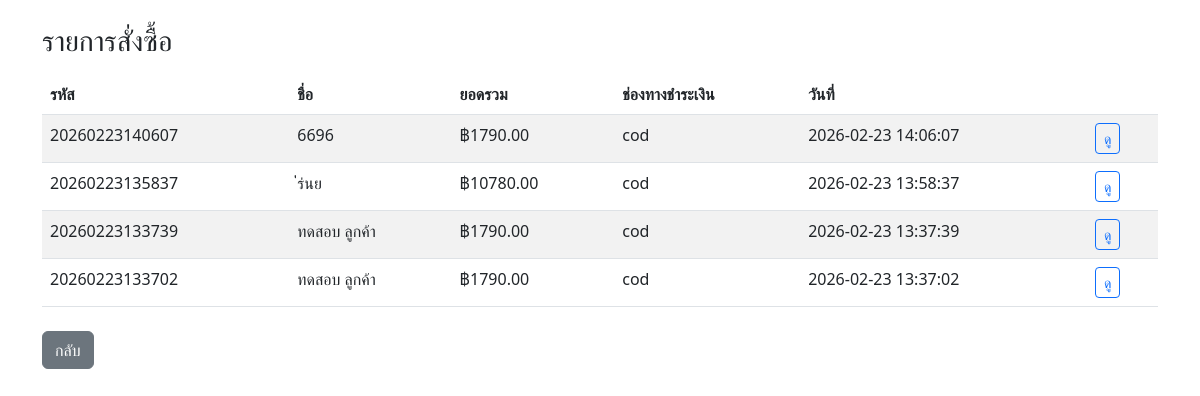
Before: /admin/orders with the older database file.
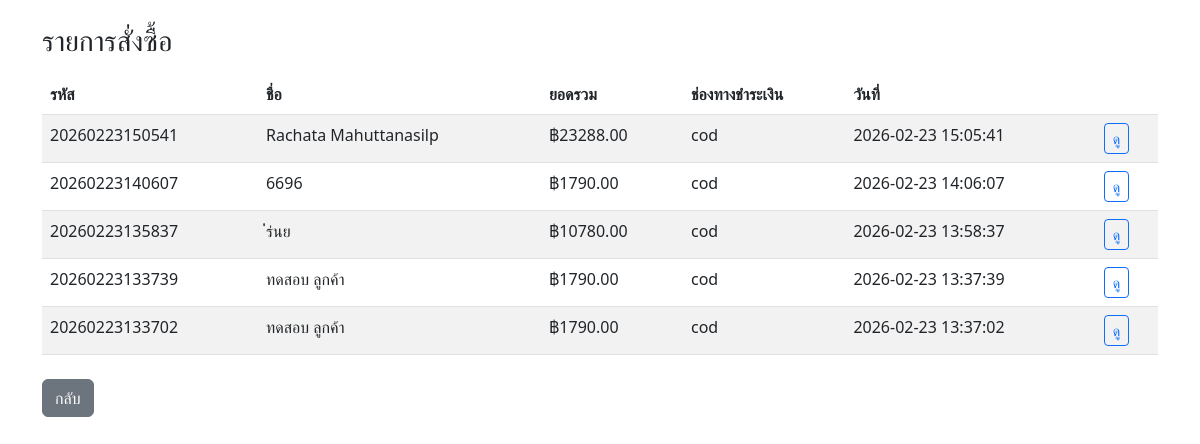
After: the same page with the newer database file.
### app.py (models this page shows, shortened)
class Order(db.Model):
    __tablename__ = 'orders'
    id = db.Column(db.Integer, primary_key=True)
    order_id = db.Column(db.String(64), unique=True, nullable=False)
    name = db.Column(db.String(200), nullable=False)
    address = db.Column(db.Text, nullable=False)
    phone = db.Column(db.String(50), nullable=True)
    payment_method = db.Column(db.String(20), nullable=False)
    subtotal = db.Column(db.Float, nullable=False)
    shipping = db.Column(db.Float, nullable=False)
    total = db.Column(db.Float, nullable=False)
    created_at = db.Column(db.DateTime, default=datetime.now)
    items = db.relationship('OrderItem', backref='order', cascade='all, delete-orphan')

### app.py (the view)
@app.route('/admin/orders')
def admin_orders():
    orders = Order.query.order_by(Order.created_at.desc()).all()
    return render_template('admin_orders.html', orders=orders)

### images/templates/admin_orders.html (shortened to what this page needs)
<!DOCTYPE html>
<html lang="th">
<head>
    <link href="https://cdn.jsdelivr.net/npm/bootstrap@5.3.0/dist/css/bootstrap.min.css" rel="stylesheet">
</head>
<body>
<div class="container mt-4">
    <h3>รายการสั่งซื้อ</h3>
    {% if orders %}
        <table class="table table-striped mt-3">
            <thead>
                <tr>
                    <th>รหัส</th>
                    <th>ชื่อ</th>
                    <th>ยอดรวม</th>
                    <th>ช่องทางชำระเงิน</th>
                    <th>วันที่</th>
                    <th></th>
                </tr>
            </thead>
            <tbody>
                {% for o in orders %}
                <tr>
                    <td>{{ o.order_id }}</td>
                    <td>{{ o.name }}</td>
                    <td>฿{{ '%.2f'|format(o.total) }}</td>
                    <td>{{ o.payment_method }}</td>
                    <td>{{ o.created_at.strftime('%Y-%m-%d %H:%M:%S') }}</td>
                    <td><a href="/admin/orders/{{ o.id }}" class="btn btn-sm btn-outline-primary">ดู</a></td>
                </tr>
                {% endfor %}
            </tbody>
        </table>
    {% else %}
        <p class="text-muted mt-3">ยังไม่มีคำสั่งซื้อ</p>
    {% endif %}
    <a href="/admin" class="btn btn-secondary mt-2">กลับ</a>
</div>
</body>
</html>

Changed rows visible on the page:
added Order: order_id "20260223150541", name "Rachata Mahuttanasilp", total "23288.00", payment_method "cod", created_at "2026-02-23 15:05:41"
